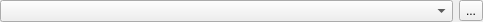
<?xml version="1.0" encoding="UTF-8"?>
<ui version="4.0">
 <class>Form</class>
 <widget class="QWidget" name="Form">
  <property name="geometry">
   <rect>
    <x>0</x>
    <y>0</y>
    <width>483</width>
    <height>22</height>
   </rect>
  </property>
  <property name="windowTitle">
   <string>Form</string>
  </property>
  <layout class="QVBoxLayout" name="verticalLayout">
   <property name="leftMargin">
    <number>0</number>
   </property>
   <property name="topMargin">
    <number>0</number>
   </property>
   <property name="rightMargin">
    <number>0</number>
   </property>
   <property name="bottomMargin">
    <number>0</number>
   </property>
   <item>
    <layout class="QHBoxLayout" name="horizontalLayout">
     <item>
      <widget class="QgsRasterBandComboBox" name="mBand"/>
     </item>
     <item>
      <widget class="QToolButton" name="mButton">
       <property name="text">
        <string>...</string>
       </property>
      </widget>
     </item>
    </layout>
   </item>
  </layout>
 </widget>
 <customwidgets>
  <customwidget>
   <class>QgsRasterBandComboBox</class>
   <extends>QComboBox</extends>
   <header>qgsrasterbandcombobox.h</header>
  </customwidget>
 </customwidgets>
 <resources/>
 <connections/>
</ui>
